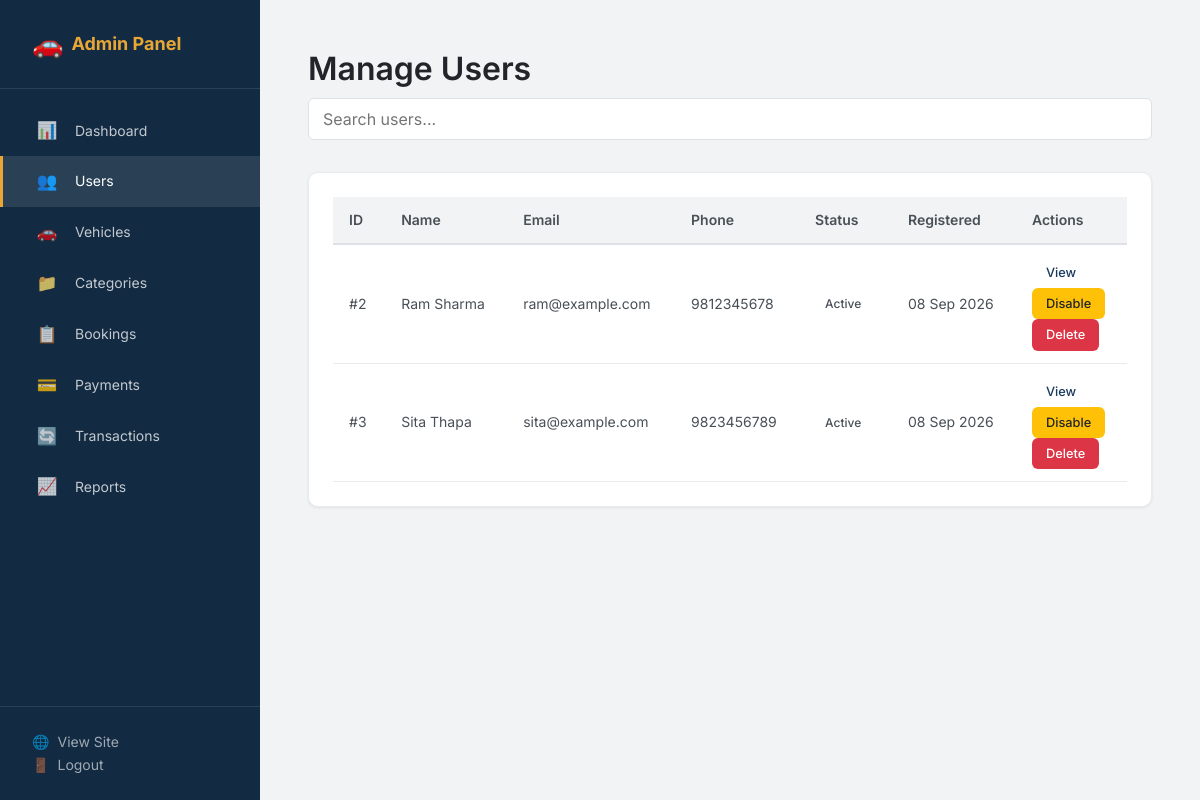
The page /admin/users.php (signed in) on the database its author committed.
### tables this page shows
CREATE TABLE IF NOT EXISTS users (
    id INT AUTO_INCREMENT PRIMARY KEY,
    full_name VARCHAR(100) NOT NULL,
    email VARCHAR(150) NOT NULL UNIQUE,
    phone VARCHAR(20) NOT NULL,
    address TEXT,
    password VARCHAR(255) NOT NULL,
    role ENUM('user', 'admin') NOT NULL DEFAULT 'user',
    status ENUM('active', 'disabled') NOT NULL DEFAULT 'active',
    created_at DATETIME NOT NULL DEFAULT CURRENT_TIMESTAMP,
    updated_at DATETIME NOT NULL DEFAULT CURRENT_TIMESTAMP ON UPDATE CURRENT_TIMESTAMP,
    INDEX idx_users_email (email),
    INDEX idx_users_role (role),
    INDEX idx_users_status (status)
);

### includes/functions.php (called while the page is built, shortened)
<?php
function sanitize($str) {
    return htmlspecialchars($str, ENT_QUOTES, 'UTF-8');
}
function formatDate($date, $format = 'd M Y') {
    return date($format, strtotime($date));
}
function getStatusBadgeClass($status) {
    $map = [
        'available'   => 'badge-success',
        'rented'      => 'badge-warning',
        'maintenance' => 'badge-info',
        'unavailable' => 'badge-danger',
        'pending'     => 'badge-warning',
        'confirmed'   => 'badge-info',
        'completed'   => 'badge-success',
        'cancelled'   => 'badge-danger',
        'unpaid'      => 'badge-warning',
        'paid'        => 'badge-success',
        'failed'      => 'badge-danger',
        'refunded'    => 'badge-info',
        'success'     => 'badge-success',
        'active'      => 'badge-success',
        'disabled'    => 'badge-danger',
    ];
    return $map[strtolower($status)] ?? 'badge-secondary';
}

### admin/users.php (the view, shortened to what this page needs)
<?php
require_once '../includes/db.php';
require_once '../includes/functions.php';
$users = $conn->query("SELECT * FROM users WHERE role = 'user' ORDER BY created_at DESC");
?>
<!DOCTYPE html>
<html lang="en">
<head>
    <link rel="stylesheet" href="../css/style.css">
</head>
<body class="admin-body">
    <div class="admin-wrapper">
        <?php require_once 'includes/admin-sidebar.php'; ?>
        <main class="admin-content">
            <div class="page-header d-flex justify-content-between align-items-center">
                <h1>Manage Users</h1>
                <div class="search-box">
                    <input type="text" id="searchInput" class="form-control" placeholder="Search users..." onkeyup="filterTable('usersTable', this.value)">
                </div>
            </div>
            <div class="card">
                <div class="card-body">
                    <div class="table-responsive">
                        <table class="table" id="usersTable">
                            <thead>
                                <tr>
                                    <th>ID</th>
                                    <th>Name</th>
                                    <th>Email</th>
                                    <th>Phone</th>
                                    <th>Status</th>
                                    <th>Registered</th>
                                    <th>Actions</th>
                                </tr>
                            </thead>
                            <tbody>
                                <?php while($u = $users->fetch_assoc()): ?>
                                <tr>
                                    <td>#<?php echo sanitize($u['id']); ?></td>
                                    <td><?php echo sanitize($u['full_name']); ?></td>
                                    <td><?php echo sanitize($u['email']); ?></td>
                                    <td><?php echo sanitize($u['phone']); ?></td>
                                    <td><span class="badge badge-<?php echo getStatusBadgeClass($u['status']); ?>"><?php echo ucfirst(sanitize($u['status'])); ?></span></td>
                                    <td><?php echo formatDate($u['created_at']); ?></td>
                                    <td>
                                        <div class="action-buttons d-flex gap-2">
                                            <a href="user-details.php?id=<?php echo $u['id']; ?>" class="btn btn-sm btn-info">View</a>
                                            <form method="POST" action="users.php" class="d-inline">
                                                <?php if($u['status'] === 'active'): ?>
                                                    <button type="submit" class="btn btn-sm btn-warning" onclick="return confirm('Disable this user?');">Disable</button>
                                                <?php else: ?>
                                                    <input type="hidden" name="action" value="active">
                                                    <button type="submit" class="btn btn-sm btn-success">Enable</button>
                                                <?php endif; ?>
                                            </form>
                                            <form method="POST" action="users.php" class="d-inline" onsubmit="return confirm('Delete this user permanently?');">
                                                <button type="submit" class="btn btn-sm btn-danger">Delete</button>
                                            </form>
                                        </div>
                                    </td>
                                </tr>
                                <?php endwhile; ?>
                            </tbody>
                        </table>
                    </div>
                </div>
            </div>
        </main>
    </div>
</body>
</html>

### css/style.css (style rules this page uses)
:root { --primary: #1a3a5c; --primary-dark: #122a42; --primary-light: #2a5a8c; --primary-hover: #1e4470; --accent: #e8a735; --accent-dark: #c88e20; --white: #ffffff; --gray-50: #f8f9fa; --gray-100: #f1f3f5; --gray-200: #e9ecef; --gray-300: #dee2e6; --gray-400: #ced4da; --gray-500: #adb5bd; --gray-600: #6c757d; --gray-700: #495057; --gray-800: #343a40; --gray-900: #212529; --success: #28a745; --success-light: #d4edda; --danger: #dc3545; --danger-light: #f8d7da; --warning: #ffc107; --warning-light: #fff3cd; --info: #17a2b8; --info-light: #d1ecf1; --font-family: 'Inter', -apple-system, BlinkMacSystemFont, 'Segoe UI', sans-serif; --font-size-sm: 0.875rem; --font-size-base: 1rem; --font-size-lg: 1.125rem; --font-size-xl: 1.25rem; --font-size-2xl: 1.5rem; --font-size-3xl: 2rem; --spacing-xs: 0.25rem; --spacing-sm: 0.5rem; --spacing-md: 1rem; --spacing-lg: 1.5rem; --spacing-xl: 2rem; --spacing-2xl: 3rem; --max-width: 1200px; --border-radius: 6px; --border-radius-lg: 10px; --shadow-sm: 0 1px 3px rgba(0, 0, 0, 0.08); --shadow: 0 2px 8px rgba(0, 0, 0, 0.1); --shadow-lg: 0 4px 16px rgba(0, 0, 0, 0.12); --transition: all 0.2s ease; }
*, *::before, *::after { margin: 0; padding: 0; box-sizing: border-box; }
html { scroll-behavior: smooth; }
body { font-family: var(--font-family); font-size: var(--font-size-base); line-height: 1.6; color: var(--gray-800); background-color: var(--gray-50); min-height: 100vh; display: flex; flex-direction: column; }
a { color: var(--primary); text-decoration: none; transition: var(--transition); }
h1, h2, h3, h4, h5, h6 { font-weight: 600; line-height: 1.3; color: var(--gray-900); }
.btn { display: inline-block; padding: 10px 20px; font-family: var(--font-family); font-size: var(--font-size-sm); font-weight: 500; text-align: center; border: none; border-radius: var(--border-radius); cursor: pointer; transition: var(--transition); line-height: 1.5; text-decoration: none; }
.btn-sm { padding: 6px 14px; font-size: 0.8rem; }
.btn-danger { background: var(--danger); color: var(--white); }
.btn-warning { background: var(--warning); color: var(--gray-900); }
.card { background: var(--white); border: 1px solid var(--gray-200); border-radius: var(--border-radius-lg); box-shadow: var(--shadow-sm); overflow: hidden; transition: var(--transition); }
.card-body { padding: var(--spacing-lg); }
.form-control { width: 100%; padding: 10px 14px; font-family: var(--font-family); font-size: var(--font-size-base); color: var(--gray-800); background: var(--white); border: 1px solid var(--gray-300); border-radius: var(--border-radius); transition: var(--transition); }
.table-responsive { overflow-x: auto; }
.table { width: 100%; border-collapse: collapse; font-size: var(--font-size-sm); }
.table th { background: var(--gray-100); padding: 12px 16px; text-align: left; font-weight: 600; color: var(--gray-700); border-bottom: 2px solid var(--gray-300); white-space: nowrap; }
.table td { padding: 12px 16px; border-bottom: 1px solid var(--gray-200); color: var(--gray-700); vertical-align: middle; }
.badge { display: inline-block; padding: 3px 10px; font-size: 0.75rem; font-weight: 500; border-radius: 20px; text-transform: capitalize; }
.page-header { padding: var(--spacing-2xl) 0 var(--spacing-xl); }
.page-header h1 { font-size: var(--font-size-3xl); margin-bottom: var(--spacing-sm); }
.admin-body { background: var(--gray-100); }
.admin-wrapper { display: flex; min-height: 100vh; }
.admin-content { flex: 1; margin-left: 260px; padding: var(--spacing-xl) var(--spacing-2xl); min-height: 100vh; }
.admin-content .page-header { padding-top: var(--spacing-md); }

### rows shown on the page
users: id "2", full_name "Ram Sharma", email "ram@example.com", phone "9812345678", status "Active", created_at "08 Sep 2026", shows "Disable"
users: id "3", full_name "Sita Thapa", email "sita@example.com", phone "9823456789", status "Active", created_at "08 Sep 2026", shows "Disable"
